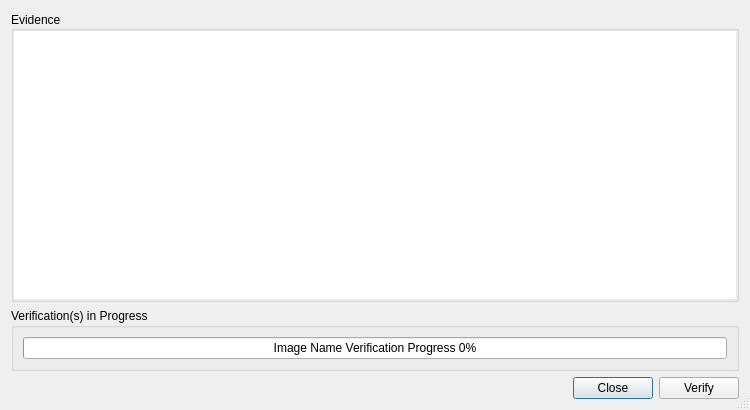
<?xml version="1.0" encoding="UTF-8"?>
<ui version="4.0">
 <class>VerEvidenceDialog</class>
 <widget class="QDialog" name="VerEvidenceDialog">
  <property name="windowModality">
   <enum>Qt::NonModal</enum>
  </property>
  <property name="geometry">
   <rect>
    <x>0</x>
    <y>0</y>
    <width>750</width>
    <height>410</height>
   </rect>
  </property>
  <property name="acceptDrops">
   <bool>true</bool>
  </property>
  <property name="windowTitle">
   <string>Verify Evidence</string>
  </property>
  <property name="sizeGripEnabled">
   <bool>true</bool>
  </property>
  <property name="modal">
   <bool>false</bool>
  </property>
  <layout class="QVBoxLayout" name="verticalLayout">
   <item>
    <widget class="QGroupBox" name="groupbox">
     <property name="acceptDrops">
      <bool>true</bool>
     </property>
     <property name="title">
      <string>Evidence</string>
     </property>
     <property name="alignment">
      <set>Qt::AlignLeading|Qt::AlignLeft|Qt::AlignVCenter</set>
     </property>
     <property name="flat">
      <bool>false</bool>
     </property>
     <layout class="QVBoxLayout" name="verticalLayout_2">
      <property name="leftMargin">
       <number>0</number>
      </property>
      <property name="topMargin">
       <number>0</number>
      </property>
      <property name="rightMargin">
       <number>0</number>
      </property>
      <property name="bottomMargin">
       <number>0</number>
      </property>
      <item>
       <widget class="QListWidget" name="evidencelist">
        <property name="acceptDrops">
         <bool>true</bool>
        </property>
        <property name="frameShape">
         <enum>QFrame::NoFrame</enum>
        </property>
        <property name="editTriggers">
         <set>QAbstractItemView::NoEditTriggers</set>
        </property>
        <property name="showDropIndicator" stdset="0">
         <bool>true</bool>
        </property>
        <property name="dragDropMode">
         <enum>QAbstractItemView::DropOnly</enum>
        </property>
        <property name="defaultDropAction">
         <enum>Qt::LinkAction</enum>
        </property>
        <property name="alternatingRowColors">
         <bool>true</bool>
        </property>
        <property name="selectionMode">
         <enum>QAbstractItemView::ExtendedSelection</enum>
        </property>
        <property name="uniformItemSizes">
         <bool>true</bool>
        </property>
        <property name="wordWrap">
         <bool>true</bool>
        </property>
       </widget>
      </item>
     </layout>
    </widget>
   </item>
   <item>
    <widget class="QGroupBox" name="progressgroupbox">
     <property name="minimumSize">
      <size>
       <width>0</width>
       <height>0</height>
      </size>
     </property>
     <property name="title">
      <string>Verification(s) in Progress</string>
     </property>
     <layout class="QVBoxLayout" name="verticalLayout_3">
      <item>
       <widget class="QProgressBar" name="progressBar">
        <property name="value">
         <number>0</number>
        </property>
        <property name="format">
         <string>Image Name Verification Progress %p%</string>
        </property>
       </widget>
      </item>
     </layout>
    </widget>
   </item>
   <item>
    <layout class="QHBoxLayout" name="horizontalLayout_2">
     <item>
      <spacer name="horizontalSpacer_2">
       <property name="orientation">
        <enum>Qt::Horizontal</enum>
       </property>
       <property name="sizeHint" stdset="0">
        <size>
         <width>40</width>
         <height>20</height>
        </size>
       </property>
      </spacer>
     </item>
     <item>
      <widget class="QPushButton" name="cancelbutton">
       <property name="text">
        <string>Close</string>
       </property>
      </widget>
     </item>
     <item>
      <widget class="QPushButton" name="verifybutton">
       <property name="text">
        <string>Verify</string>
       </property>
      </widget>
     </item>
    </layout>
   </item>
  </layout>
 </widget>
 <resources/>
 <connections/>
</ui>
